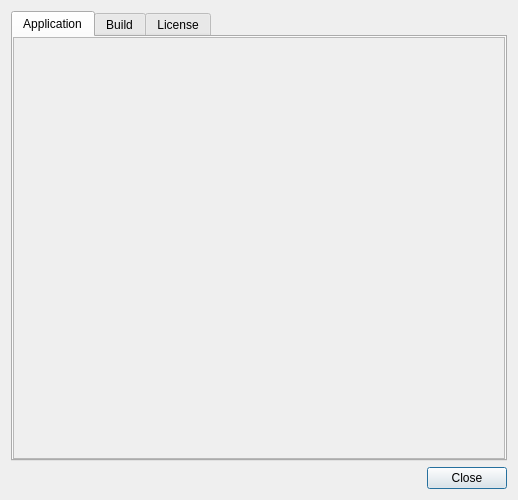
<?xml version="1.0" encoding="UTF-8"?>
<ui version="4.0">
 <class>synthclone::about_dialog</class>
 <widget class="QDialog" name="synthclone::about_dialog">
  <property name="geometry">
   <rect>
    <x>0</x>
    <y>0</y>
    <width>518</width>
    <height>500</height>
   </rect>
  </property>
  <property name="sizePolicy">
   <sizepolicy hsizetype="Preferred" vsizetype="MinimumExpanding">
    <horstretch>0</horstretch>
    <verstretch>0</verstretch>
   </sizepolicy>
  </property>
  <property name="windowTitle">
   <string>About synthclone</string>
  </property>
  <property name="sizeGripEnabled">
   <bool>false</bool>
  </property>
  <property name="modal">
   <bool>true</bool>
  </property>
  <layout class="QVBoxLayout" name="vertical_layout" stretch="1,0">
   <property name="sizeConstraint">
    <enum>QLayout::SizeConstraint::SetMinimumSize</enum>
   </property>
   <item>
    <widget class="QTabWidget" name="tab_widget">
     <property name="sizePolicy">
      <sizepolicy hsizetype="Minimum" vsizetype="Preferred">
       <horstretch>0</horstretch>
       <verstretch>0</verstretch>
      </sizepolicy>
     </property>
     <property name="currentIndex">
      <number>0</number>
     </property>
     <property name="usesScrollButtons">
      <bool>false</bool>
     </property>
     <property name="documentMode">
      <bool>false</bool>
     </property>
     <widget class="QScrollArea" name="application_tab_scroll_area">
      <property name="sizePolicy">
       <sizepolicy hsizetype="MinimumExpanding" vsizetype="MinimumExpanding">
        <horstretch>0</horstretch>
        <verstretch>0</verstretch>
       </sizepolicy>
      </property>
      <property name="horizontalScrollBarPolicy">
       <enum>Qt::ScrollBarPolicy::ScrollBarAlwaysOff</enum>
      </property>
      <property name="sizeAdjustPolicy">
       <enum>QAbstractScrollArea::SizeAdjustPolicy::AdjustToContents</enum>
      </property>
      <property name="widgetResizable">
       <bool>true</bool>
      </property>
      <property name="alignment">
       <set>Qt::AlignmentFlag::AlignLeading|Qt::AlignmentFlag::AlignLeft|Qt::AlignmentFlag::AlignTop</set>
      </property>
      <attribute name="title">
       <string>Application</string>
      </attribute>
      <widget class="QLabel" name="application_tab_pane">
       <property name="geometry">
        <rect>
         <x>0</x>
         <y>0</y>
         <width>494</width>
         <height>416</height>
        </rect>
       </property>
       <property name="sizePolicy">
        <sizepolicy hsizetype="Preferred" vsizetype="Preferred">
         <horstretch>0</horstretch>
         <verstretch>0</verstretch>
        </sizepolicy>
       </property>
       <property name="textFormat">
        <enum>Qt::TextFormat::RichText</enum>
       </property>
       <property name="alignment">
        <set>Qt::AlignmentFlag::AlignLeading|Qt::AlignmentFlag::AlignLeft|Qt::AlignmentFlag::AlignTop</set>
       </property>
       <property name="wordWrap">
        <bool>true</bool>
       </property>
       <property name="margin">
        <number>10</number>
       </property>
      </widget>
     </widget>
     <widget class="QScrollArea" name="build_tab_scroll_area">
      <property name="sizePolicy">
       <sizepolicy hsizetype="MinimumExpanding" vsizetype="MinimumExpanding">
        <horstretch>0</horstretch>
        <verstretch>0</verstretch>
       </sizepolicy>
      </property>
      <property name="horizontalScrollBarPolicy">
       <enum>Qt::ScrollBarPolicy::ScrollBarAlwaysOff</enum>
      </property>
      <property name="sizeAdjustPolicy">
       <enum>QAbstractScrollArea::SizeAdjustPolicy::AdjustToContents</enum>
      </property>
      <property name="widgetResizable">
       <bool>true</bool>
      </property>
      <property name="alignment">
       <set>Qt::AlignmentFlag::AlignLeading|Qt::AlignmentFlag::AlignLeft|Qt::AlignmentFlag::AlignTop</set>
      </property>
      <attribute name="title">
       <string>Build</string>
      </attribute>
      <widget class="QLabel" name="build_tab_pane">
       <property name="geometry">
        <rect>
         <x>0</x>
         <y>0</y>
         <width>494</width>
         <height>416</height>
        </rect>
       </property>
       <property name="sizePolicy">
        <sizepolicy hsizetype="Preferred" vsizetype="Preferred">
         <horstretch>0</horstretch>
         <verstretch>0</verstretch>
        </sizepolicy>
       </property>
       <property name="textFormat">
        <enum>Qt::TextFormat::RichText</enum>
       </property>
       <property name="alignment">
        <set>Qt::AlignmentFlag::AlignLeading|Qt::AlignmentFlag::AlignLeft|Qt::AlignmentFlag::AlignTop</set>
       </property>
       <property name="wordWrap">
        <bool>true</bool>
       </property>
       <property name="margin">
        <number>10</number>
       </property>
      </widget>
     </widget>
     <widget class="QScrollArea" name="license_tab_scroll_area">
      <property name="sizePolicy">
       <sizepolicy hsizetype="MinimumExpanding" vsizetype="MinimumExpanding">
        <horstretch>0</horstretch>
        <verstretch>0</verstretch>
       </sizepolicy>
      </property>
      <property name="horizontalScrollBarPolicy">
       <enum>Qt::ScrollBarPolicy::ScrollBarAlwaysOff</enum>
      </property>
      <property name="sizeAdjustPolicy">
       <enum>QAbstractScrollArea::SizeAdjustPolicy::AdjustToContents</enum>
      </property>
      <property name="widgetResizable">
       <bool>true</bool>
      </property>
      <property name="alignment">
       <set>Qt::AlignmentFlag::AlignLeading|Qt::AlignmentFlag::AlignLeft|Qt::AlignmentFlag::AlignTop</set>
      </property>
      <attribute name="title">
       <string>License</string>
      </attribute>
      <widget class="QLabel" name="license_tab_pane">
       <property name="geometry">
        <rect>
         <x>0</x>
         <y>0</y>
         <width>494</width>
         <height>416</height>
        </rect>
       </property>
       <property name="sizePolicy">
        <sizepolicy hsizetype="Preferred" vsizetype="Preferred">
         <horstretch>0</horstretch>
         <verstretch>0</verstretch>
        </sizepolicy>
       </property>
       <property name="textFormat">
        <enum>Qt::TextFormat::RichText</enum>
       </property>
       <property name="alignment">
        <set>Qt::AlignmentFlag::AlignLeading|Qt::AlignmentFlag::AlignLeft|Qt::AlignmentFlag::AlignTop</set>
       </property>
       <property name="wordWrap">
        <bool>true</bool>
       </property>
       <property name="margin">
        <number>10</number>
       </property>
      </widget>
     </widget>
    </widget>
   </item>
   <item>
    <widget class="QDialogButtonBox" name="button_box">
     <property name="orientation">
      <enum>Qt::Orientation::Horizontal</enum>
     </property>
     <property name="standardButtons">
      <set>QDialogButtonBox::StandardButton::Close</set>
     </property>
    </widget>
   </item>
  </layout>
 </widget>
 <resources/>
 <connections>
  <connection>
   <sender>button_box</sender>
   <signal>accepted()</signal>
   <receiver>synthclone::about_dialog</receiver>
   <slot>accept()</slot>
   <hints>
    <hint type="sourcelabel">
     <x>248</x>
     <y>254</y>
    </hint>
    <hint type="destinationlabel">
     <x>157</x>
     <y>274</y>
    </hint>
   </hints>
  </connection>
  <connection>
   <sender>button_box</sender>
   <signal>rejected()</signal>
   <receiver>synthclone::about_dialog</receiver>
   <slot>reject()</slot>
   <hints>
    <hint type="sourcelabel">
     <x>316</x>
     <y>260</y>
    </hint>
    <hint type="destinationlabel">
     <x>286</x>
     <y>274</y>
    </hint>
   </hints>
  </connection>
 </connections>
</ui>
